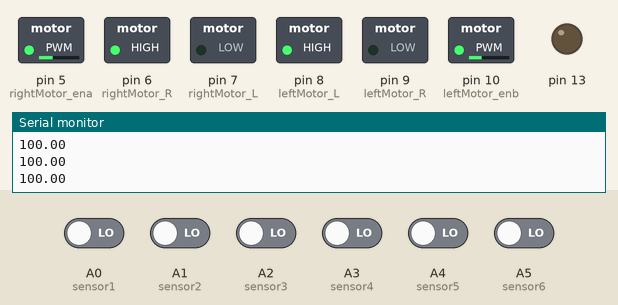
The sketch below on a simulated Arduino Uno, built with avr-gcc and run on an emulated ATmega328P. Shown: switched loads named in the sketch (green lamp = pin HIGH), output pins drawn as LEDs (lit = HIGH), the last lines printed to the serial monitor. Inputs (shaded band) come from the test bench; at power-on: A0 (sensor1), A1 (sensor2), A2 (sensor3), A3 (sensor4), A4 (sensor5), A5 (sensor6) LOW.

Above: at 1.2 s.
1.3 s: A2 (sensor3) driven HIGH and A3 (sensor4) driven HIGH
At 2.2 s:
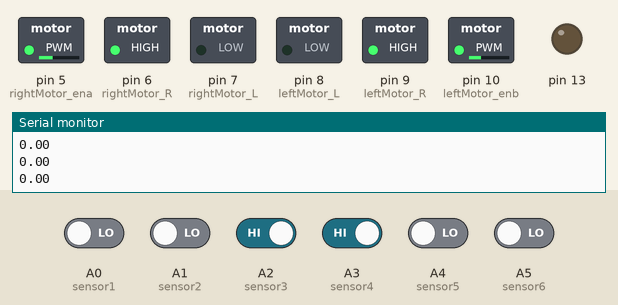
2.8 s: A2 (sensor3) driven LOW
At 3.3 s:
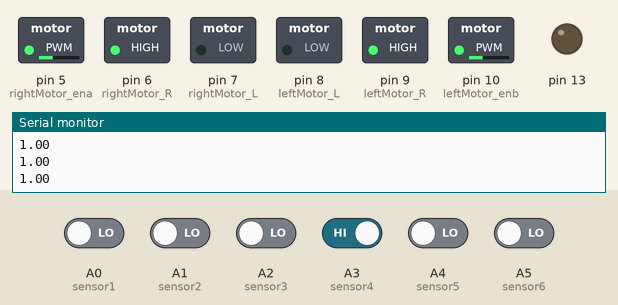
4.3 s: A3 (sensor4) driven LOW
At 4.7 s:
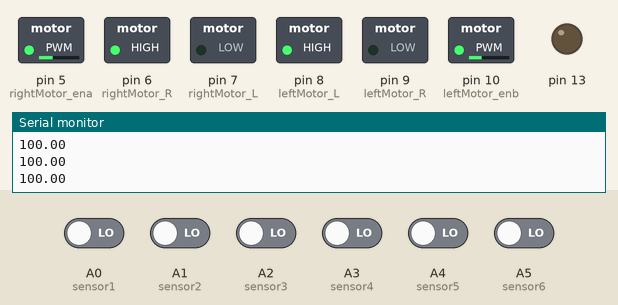
Timing chart, 0 to 7.3 s (numbered marks = the images above; inputs shaded):
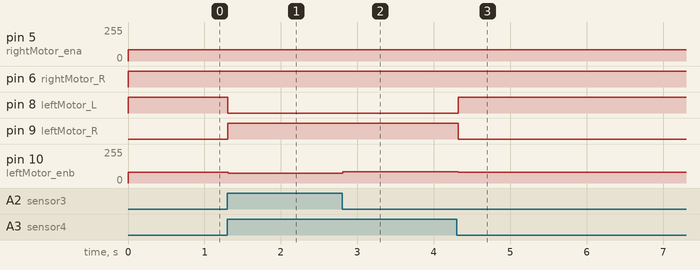

Measured:
- after the input at 1.3 s, pin 8 (leftMotor_L): HIGH → LOW at once; pin 9 (leftMotor_R): LOW → HIGH at once; pin 10 (leftMotor_enb): 80/255 → 75/255 at once
- after the input at 2.8 s, pin 10 (leftMotor_enb): 75/255 → 85/255 at once
- after the input at 4.3 s, pin 8 (leftMotor_L): LOW → HIGH at once; pin 9 (leftMotor_R): HIGH → LOW at once; pin 10 (leftMotor_enb): 85/255 → 80/255 at once

The sketch:

6_ir_sensor_line_follower_code.ino
```cpp
/*
             white color = 0
             black color = 1

           (-) <----   ----> (+)
  ERROR 100      0 0 0 0 0 0
  ERROR 5        0 0 0 0 0 1
  ERROR 4        0 0 0 0 1 1
  ERROR 3        0 0 0 0 1 0
  ERROR 2        0 0 0 1 1 0
  ERROR 1        0 0 0 1 0 0
  ERROR 0        0 0 1 1 0 0
  ERROR -1       0 0 1 0 0 0
  ERROR -2       0 1 1 0 0 0
  ERROR -3       0 1 0 0 0 0
  ERROR -4       1 1 0 0 0 0
  ERROR -5       1 0 0 0 0 0
  ERROR -100     0 0 0 0 0 0

*/


//define 6 ir sensor
#define sensor1  A0
#define sensor2  A1
#define sensor3  A2
#define sensor4  A3
#define sensor5  A4
#define sensor6  A5

//define motors
#define rightMotor_ena 5
#define rightMotor_R 6
#define rightMotor_L 7
#define leftMotor_R 9
#define leftMotor_L 8
#define leftMotor_enb 10

//function declareration
void readSensorValue();
void pidCalculation();
void motorControl();

//motor speed
int initMotorSpeed = 100;

//for sensors values
int senvalues[6] = {0, 0, 0, 0, 0, 0};

//pid constants
float kp = 0;
float ki = 0;
float kd = 0;

float error = 0 , p = 0, i = 0, d = 0, pidValue = 0;
float previousError = 0, previousI = 0;

void setup() {
  //  for reading analog inputs
  Serial.begin(9600);
  pinMode(sensor1, INPUT);
  pinMode(sensor2, INPUT);
  pinMode(sensor3, INPUT);
  pinMode(sensor4, INPUT);
  pinMode(sensor5, INPUT);
  pinMode(sensor6, INPUT);

  pinMode(rightMotor_ena, OUTPUT);
  pinMode(rightMotor_R, OUTPUT);
  pinMode(rightMotor_L, OUTPUT);
  pinMode(leftMotor_R, OUTPUT);
  pinMode(leftMotor_L, OUTPUT);
  pinMode(leftMotor_enb, OUTPUT);

  pinMode(13, OUTPUT);

}

void loop() {

  readSensorValue();
  Serial.println(error);
  if (error == 5) {
    motorControl(85, 0);
  }
  else if (error == 4) {
    motorControl(80, 0);
  }
  else if (error == 3) {
    motorControl(80, 75);
  }
  else if (error == 2) {
    motorControl(85, 75);
  }
  else if (error == 1) {
    motorControl(85, 75);
  }
  else if (error == 0) {
    motorControl(75, 75);
  }
  else if (error == -1) {
    motorControl(75, 85);
  }
  else if (error == -2) {
    motorControl(75, 85);
  }
  else if (error == -3) {
    motorControl(75, 80);
  }
  else if (error == -4) {
    motorControl(0, 80);
  }
  else if (error == -5) {
    motorControl(0, 85);
  }
  else {
    do {
      Serial.println(error);
      readSensorValue();
      analogWrite(rightMotor_ena, 85);
      analogWrite(leftMotor_enb, 80);
      sharpLeftTurn();
    } while (error != 0);
    readSensorValue();
    motorControl(0, 0);
  }
}

void readSensorValue() {
  senvalues[0] = digitalRead(sensor1);
  senvalues[1] = digitalRead(sensor2);
  senvalues[2] = digitalRead(sensor3);
  senvalues[3] = digitalRead(sensor4);
  senvalues[4] = digitalRead(sensor5);
  senvalues[5] = digitalRead(sensor6);

  //white color = 0
  //black color = 1

  if (senvalues[0] == 0 && senvalues[1] == 0 && senvalues[2] == 0 &&
      senvalues[3] == 0 && senvalues[4] == 0 && senvalues[5] == 0) {         //0 0 0 0 0 0 --> ERROR = 100
    error = 100;
  }
  else if (senvalues[0] == 0 && senvalues[1] == 0 && senvalues[2] == 0 &&
           senvalues[3] == 0 && senvalues[4] == 0 && senvalues[5] == 1) {    //0 0 0 0 0 1 --> ERROR = 5
    error = 5;
  }
  else if (senvalues[0] == 0 && senvalues[1] == 0 && senvalues[2] == 0 &&
           senvalues[3] == 0 && senvalues[4] == 1 && senvalues[5] == 1) {    //0 0 0 0 1 1 --> ERROR = 4
    error = 4;
  }
  else if (senvalues[0] == 0 && senvalues[1] == 0 && senvalues[2] == 0 &&
           senvalues[3] == 0 && senvalues[4] == 1 && senvalues[5] == 0) {    //0 0 0 0 1 0 --> ERROR = 3
    error = 3;
  }
  else if (senvalues[0] == 0 && senvalues[1] == 0 && senvalues[2] == 0 &&
           senvalues[3] == 1 && senvalues[4] == 1 && senvalues[5] == 0) {    //0 0 0 1 1 0 --> ERROR = 2
    error = 2;
  }
  else if (senvalues[0] == 0 && senvalues[1] == 0 && senvalues[2] == 0 &&
           senvalues[3] == 1 && senvalues[4] == 0 && senvalues[5] == 0) {    //0 0 0 1 0 0 --> ERROR = 1
    error = 1;
  }
  else if (senvalues[0] == 0 && senvalues[1] == 0 && senvalues[2] == 1 &&
           senvalues[3] == 1 && senvalues[4] == 0 && senvalues[5] == 0) {    //0 0 1 1 0 0 --> ERROR = 0
    error = 0;
  }
  else if (senvalues[0] == 0 && senvalues[1] == 0 && senvalues[2] == 1 &&
           senvalues[3] == 0 && senvalues[4] == 0 && senvalues[5] == 0) {    //0 0 1 0 0 0 --> ERROR = -1
    error = -1;
  }
  else if (senvalues[0] == 0 && senvalues[1] == 1 && senvalues[2] == 1 &&
           senvalues[3] == 0 && senvalues[4] == 0 && senvalues[5] == 0) {    //0 1 1 0 0 0 --> ERROR = -2
    error = -2;
  }
  else if (senvalues[0] == 0 && senvalues[1] == 1 && senvalues[2] == 0 &&
           senvalues[3] == 0 && senvalues[4] == 0 && senvalues[5] == 0) {    //0 1 0 0 0 0 --> ERROR = -3
    error = -3;
  }
  else if (senvalues[0] == 1 && senvalues[1] == 1 && senvalues[2] == 0 &&
           senvalues[3] == 0 && senvalues[4] == 0 && senvalues[5] == 0) {    //1 1 0 0 0 0 --> ERROR = -4
    error = -4;
  }
  else if (senvalues[0] == 1 && senvalues[1] == 0 && senvalues[2] == 0 &&
           senvalues[3] == 0 && senvalues[4] == 0 && senvalues[5] == 0) {    //1 0 0 0 0 0 --> ERROR = -5
    error = -5;
  }
  else if (senvalues[0] == 1 && senvalues[1] == 1 && senvalues[2] == 1 &&
           senvalues[3] == 1 && senvalues[4] == 1 && senvalues[5] == 1) {    //1 1 1 1 1 1 --> ERROR = -100
    error = -100;
  }
}

void pidCalculation() {
  p = error;
  i = i + previousI;
  d = error - previousError;

  pidValue = (kp * p) + (ki * i) + (kd * d);

  previousI = i;
  previousError = error;
}

void motorControl(int leftSpeed, int rightSpeed) {
  int leftMotorSpeed = constrain(leftSpeed, 0, 255);
  int rightMotorSpeed = constrain(rightSpeed + 10, 0, 255);

  analogWrite(leftMotor_enb, leftMotorSpeed);
  analogWrite(rightMotor_ena, rightMotorSpeed);

  //  Serial.print("Left Speed = ");
  //  Serial.print(leftMotorSpeed);
  //  Serial.print("\tRight Speed = ");
  //  Serial.println(rightMotorSpeed);

  digitalWrite(leftMotor_R, HIGH);
  digitalWrite(leftMotor_L, LOW);

  digitalWrite(rightMotor_R, HIGH);
  digitalWrite(rightMotor_L, LOW);
}
void sharpLeftTurn() {
  digitalWrite(leftMotor_R, LOW);
  digitalWrite(leftMotor_L, HIGH);

  digitalWrite(rightMotor_R, HIGH);
  digitalWrite(rightMotor_L, LOW);
}
void sharpRightTurn() {
  digitalWrite(leftMotor_R, HIGH);
  digitalWrite(leftMotor_L, LOW);

  digitalWrite(rightMotor_R, LOW);
  digitalWrite(rightMotor_L, HIGH);
}
```
